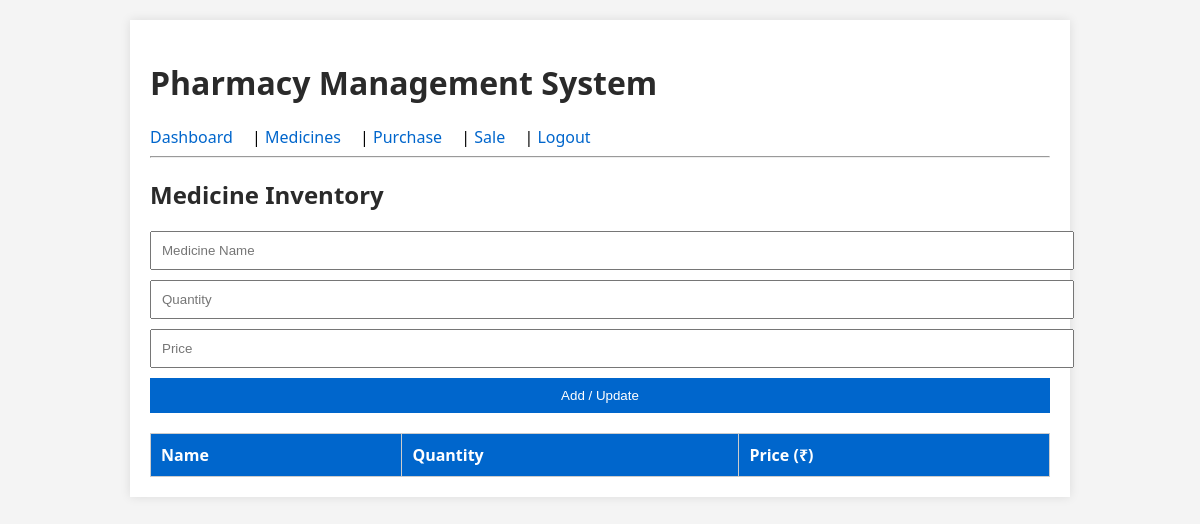
The page /medicine (signed in) on the database as committed earlier.
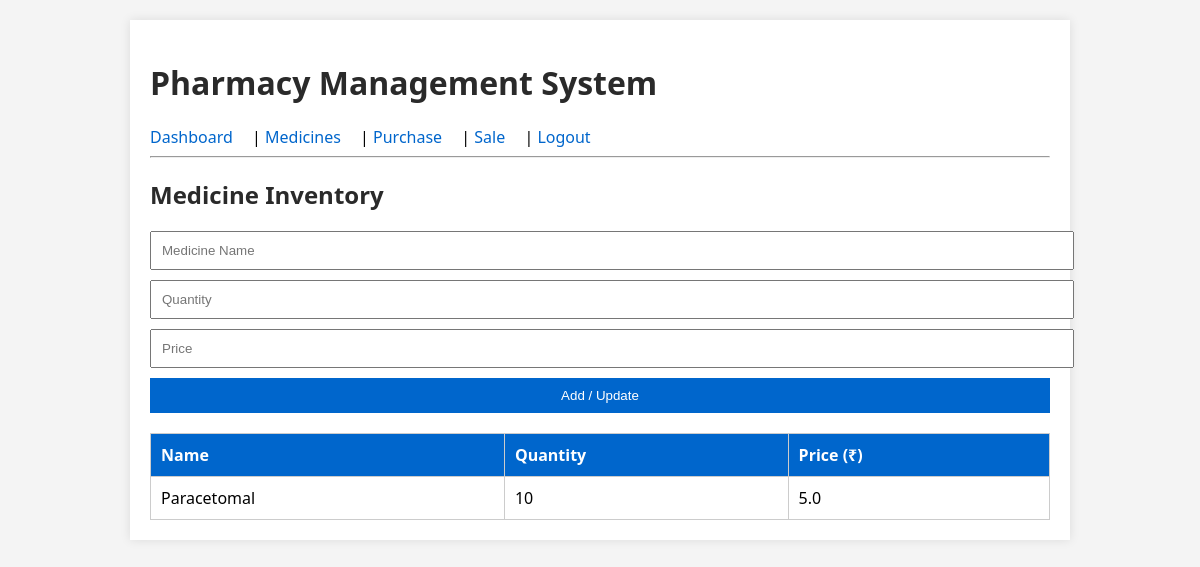
The same page on the database as committed later.
### app.py (models this page shows)
class Medicine(db.Model):
    id = db.Column(db.Integer, primary_key=True)
    name = db.Column(db.String(100))
    quantity = db.Column(db.Integer)
    price = db.Column(db.Float)

### app.py (the view, shortened to what this page needs)
@app.route('/medicine', methods=['GET', 'POST'])
def medicine():
    if 'user' not in session:
        return redirect(url_for('login'))
    meds = Medicine.query.all()
    return render_template("medicine.html", medicines=meds)

### templates/medicine.html
{% extends 'index.html' %}
{% block content %}
<h2>Medicine Inventory</h2>
<form method="post">
    <input type="text" name="name" placeholder="Medicine Name" required>
    <input type="number" name="quantity" placeholder="Quantity" required>
    <input type="number" step="0.01" name="price" placeholder="Price" required>
    <button type="submit">Add / Update</button>
</form>
<table>
    <tr><th>Name</th><th>Quantity</th><th>Price (₹)</th></tr>
    {% for m in medicines %}
    <tr><td>{{ m.name }}</td><td>{{ m.quantity }}</td><td>{{ m.price }}</td></tr>
    {% endfor %}
</table>
{% endblock %}

### templates/index.html (shortened to what this page needs)
<!DOCTYPE html>
<html>
<head>
    <link rel="stylesheet" href="{{ url_for('static', filename='style.css') }}">
</head>
<body>
    <div class="container">
        <h1>Pharmacy Management System</h1>
        {% if session.get('user') %}
            <nav>
                <a href="{{ url_for('dashboard') }}">Dashboard</a> |
                <a href="{{ url_for('medicine') }}">Medicines</a> |
                <a href="{{ url_for('purchase') }}">Purchase</a> |
                <a href="{{ url_for('sale') }}">Sale</a> |
                <a href="{{ url_for('logout') }}">Logout</a>
            </nav>
        {% endif %}
        <hr>
        {% block content %}{% endblock %}
    </div>
</body>
</html>

### static/style.css (style rules this page uses)
body { font-family: 'Segoe UI', sans-serif; background-color: #f4f4f4; margin: 0; padding: 20px; }
.container { max-width: 900px; margin: auto; background: white; padding: 20px; box-shadow: 0 0 10px rgba(0,0,0,0.1); }
h1, h2 { color: #2a2a2a; }
form input, form select, form button { display: block; padding: 10px; margin: 10px 0; width: 100%; }
form button { background-color: #0066cc; color: white; border: none; cursor: pointer; }
table { width: 100%; border-collapse: collapse; margin-top: 20px; }
th, td { border: 1px solid #ccc; padding: 10px; text-align: left; }
th { background-color: #0066cc; color: white; }
nav a { margin-right: 15px; text-decoration: none; color: #0066cc; }

Rows that differ between the two databases and show on the page:
added Medicine: name "Paracetomal", quantity "10", price "5.0"
